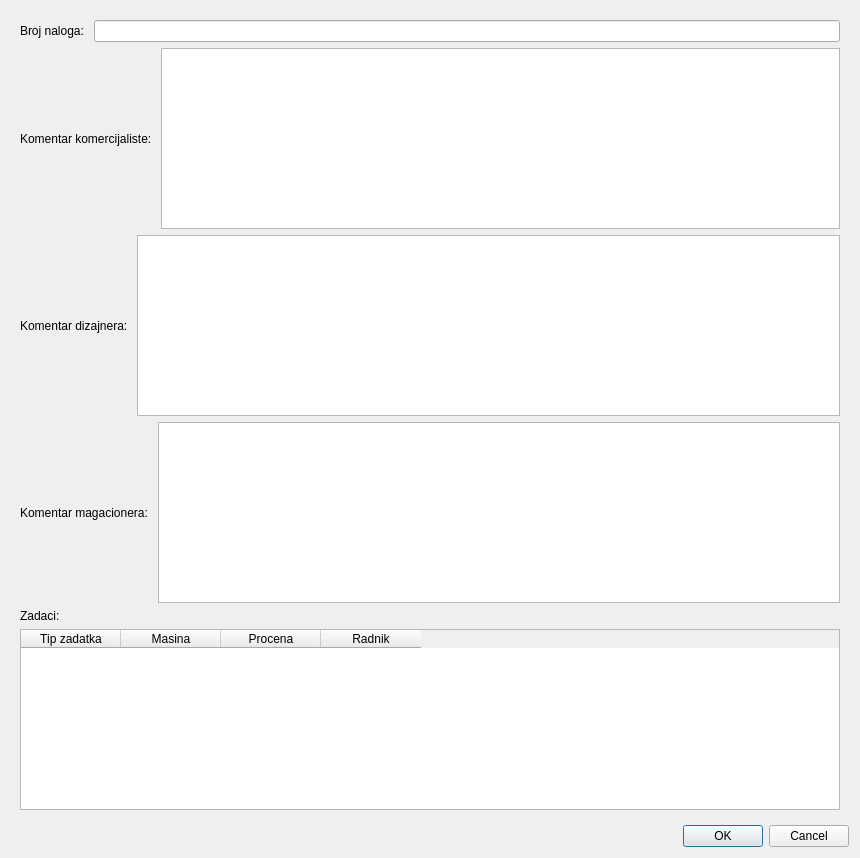
<?xml version="1.0" encoding="UTF-8"?>
<ui version="4.0">
 <class>CommandDialog</class>
 <widget class="QDialog" name="CommandDialog">
  <property name="geometry">
   <rect>
    <x>0</x>
    <y>0</y>
    <width>860</width>
    <height>858</height>
   </rect>
  </property>
  <property name="windowTitle">
   <string>Dialog</string>
  </property>
  <property name="modal">
   <bool>true</bool>
  </property>
  <layout class="QVBoxLayout" name="verticalLayout">
   <item>
    <widget class="QWidget" name="widget" native="true">
     <layout class="QVBoxLayout" name="verticalLayout_2">
      <item>
       <widget class="QWidget" name="widget_2" native="true">
        <layout class="QHBoxLayout" name="horizontalLayout_2">
         <property name="leftMargin">
          <number>0</number>
         </property>
         <property name="topMargin">
          <number>0</number>
         </property>
         <property name="rightMargin">
          <number>0</number>
         </property>
         <property name="bottomMargin">
          <number>0</number>
         </property>
         <item>
          <widget class="QLabel" name="label_6">
           <property name="text">
            <string>Broj naloga: </string>
           </property>
          </widget>
         </item>
         <item>
          <widget class="QLineEdit" name="commandNumber"/>
         </item>
        </layout>
       </widget>
      </item>
      <item>
       <widget class="QWidget" name="comercialist" native="true">
        <layout class="QHBoxLayout" name="horizontalLayout">
         <property name="leftMargin">
          <number>0</number>
         </property>
         <property name="topMargin">
          <number>0</number>
         </property>
         <property name="rightMargin">
          <number>0</number>
         </property>
         <property name="bottomMargin">
          <number>0</number>
         </property>
         <item>
          <widget class="QLabel" name="label">
           <property name="text">
            <string>Komentar komercijaliste: </string>
           </property>
          </widget>
         </item>
         <item>
          <widget class="QTextEdit" name="comercialistDescription"/>
         </item>
        </layout>
       </widget>
      </item>
      <item>
       <widget class="QWidget" name="designer" native="true">
        <layout class="QHBoxLayout" name="horizontalLayout_3">
         <property name="leftMargin">
          <number>0</number>
         </property>
         <property name="topMargin">
          <number>0</number>
         </property>
         <property name="rightMargin">
          <number>0</number>
         </property>
         <property name="bottomMargin">
          <number>0</number>
         </property>
         <item>
          <widget class="QLabel" name="label_2">
           <property name="text">
            <string>Komentar dizajnera: </string>
           </property>
          </widget>
         </item>
         <item>
          <widget class="QTextEdit" name="designerDescription"/>
         </item>
        </layout>
       </widget>
      </item>
      <item>
       <widget class="QWidget" name="storekeeper" native="true">
        <layout class="QHBoxLayout" name="horizontalLayout_4">
         <property name="leftMargin">
          <number>0</number>
         </property>
         <property name="topMargin">
          <number>0</number>
         </property>
         <property name="rightMargin">
          <number>0</number>
         </property>
         <property name="bottomMargin">
          <number>0</number>
         </property>
         <item>
          <widget class="QLabel" name="label_3">
           <property name="text">
            <string>Komentar magacionera: </string>
           </property>
          </widget>
         </item>
         <item>
          <widget class="QTextEdit" name="storekeeperDescription"/>
         </item>
        </layout>
       </widget>
      </item>
      <item>
       <widget class="QWidget" name="tasks" native="true">
        <layout class="QVBoxLayout" name="verticalLayout_3">
         <property name="leftMargin">
          <number>0</number>
         </property>
         <property name="topMargin">
          <number>0</number>
         </property>
         <property name="rightMargin">
          <number>0</number>
         </property>
         <property name="bottomMargin">
          <number>0</number>
         </property>
         <item>
          <widget class="QLabel" name="label_4">
           <property name="text">
            <string>Zadaci: </string>
           </property>
          </widget>
         </item>
         <item>
          <widget class="QTableWidget" name="tableWidget_2">
           <column>
            <property name="text">
             <string>Tip zadatka</string>
            </property>
           </column>
           <column>
            <property name="text">
             <string>Masina</string>
            </property>
           </column>
           <column>
            <property name="text">
             <string>Procena</string>
            </property>
           </column>
           <column>
            <property name="text">
             <string>Radnik</string>
            </property>
           </column>
          </widget>
         </item>
        </layout>
       </widget>
      </item>
     </layout>
    </widget>
   </item>
   <item>
    <widget class="QDialogButtonBox" name="buttonBox">
     <property name="orientation">
      <enum>Qt::Horizontal</enum>
     </property>
     <property name="standardButtons">
      <set>QDialogButtonBox::Cancel|QDialogButtonBox::Ok</set>
     </property>
    </widget>
   </item>
  </layout>
 </widget>
 <resources/>
 <connections>
  <connection>
   <sender>buttonBox</sender>
   <signal>accepted()</signal>
   <receiver>CommandDialog</receiver>
   <slot>accept()</slot>
   <hints>
    <hint type="sourcelabel">
     <x>248</x>
     <y>254</y>
    </hint>
    <hint type="destinationlabel">
     <x>157</x>
     <y>274</y>
    </hint>
   </hints>
  </connection>
  <connection>
   <sender>buttonBox</sender>
   <signal>rejected()</signal>
   <receiver>CommandDialog</receiver>
   <slot>reject()</slot>
   <hints>
    <hint type="sourcelabel">
     <x>316</x>
     <y>260</y>
    </hint>
    <hint type="destinationlabel">
     <x>286</x>
     <y>274</y>
    </hint>
   </hints>
  </connection>
 </connections>
</ui>
